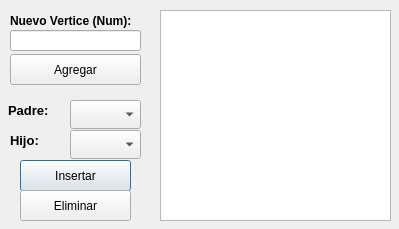
<?xml version="1.0" encoding="UTF-8"?>
<ui version="4.0">
 <class>Narios</class>
 <widget class="QDialog" name="Narios">
  <property name="geometry">
   <rect>
    <x>0</x>
    <y>0</y>
    <width>399</width>
    <height>229</height>
   </rect>
  </property>
  <property name="windowTitle">
   <string>Dialog</string>
  </property>
  <widget class="QListWidget" name="listWidget">
   <property name="geometry">
    <rect>
     <x>160</x>
     <y>10</y>
     <width>231</width>
     <height>211</height>
    </rect>
   </property>
  </widget>
  <widget class="QPushButton" name="Insertar">
   <property name="geometry">
    <rect>
     <x>20</x>
     <y>160</y>
     <width>111</width>
     <height>31</height>
    </rect>
   </property>
   <property name="text">
    <string>Insertar</string>
   </property>
  </widget>
  <widget class="QPushButton" name="Eliminar">
   <property name="geometry">
    <rect>
     <x>20</x>
     <y>190</y>
     <width>111</width>
     <height>31</height>
    </rect>
   </property>
   <property name="text">
    <string>Eliminar</string>
   </property>
  </widget>
  <widget class="QLineEdit" name="Nuevo">
   <property name="geometry">
    <rect>
     <x>10</x>
     <y>30</y>
     <width>131</width>
     <height>21</height>
    </rect>
   </property>
  </widget>
  <widget class="QLabel" name="label">
   <property name="geometry">
    <rect>
     <x>10</x>
     <y>10</y>
     <width>131</width>
     <height>21</height>
    </rect>
   </property>
   <property name="font">
    <font>
     <pointsize>9</pointsize>
     <weight>75</weight>
     <bold>true</bold>
    </font>
   </property>
   <property name="text">
    <string>Nuevo Vertice (Num):</string>
   </property>
  </widget>
  <widget class="QLabel" name="label_2">
   <property name="geometry">
    <rect>
     <x>8</x>
     <y>100</y>
     <width>61</width>
     <height>21</height>
    </rect>
   </property>
   <property name="font">
    <font>
     <pointsize>10</pointsize>
     <weight>75</weight>
     <bold>true</bold>
    </font>
   </property>
   <property name="text">
    <string>Padre:</string>
   </property>
  </widget>
  <widget class="QComboBox" name="ListaPadres">
   <property name="geometry">
    <rect>
     <x>70</x>
     <y>100</y>
     <width>71</width>
     <height>29</height>
    </rect>
   </property>
  </widget>
  <widget class="QPushButton" name="Agregar">
   <property name="geometry">
    <rect>
     <x>10</x>
     <y>54</y>
     <width>131</width>
     <height>31</height>
    </rect>
   </property>
   <property name="text">
    <string>Agregar</string>
   </property>
  </widget>
  <widget class="QComboBox" name="ListaHijos">
   <property name="geometry">
    <rect>
     <x>70</x>
     <y>130</y>
     <width>71</width>
     <height>29</height>
    </rect>
   </property>
  </widget>
  <widget class="QLabel" name="label_3">
   <property name="geometry">
    <rect>
     <x>10</x>
     <y>130</y>
     <width>61</width>
     <height>21</height>
    </rect>
   </property>
   <property name="font">
    <font>
     <pointsize>10</pointsize>
     <weight>75</weight>
     <bold>true</bold>
    </font>
   </property>
   <property name="text">
    <string>Hijo:</string>
   </property>
  </widget>
 </widget>
 <resources/>
 <connections/>
</ui>
